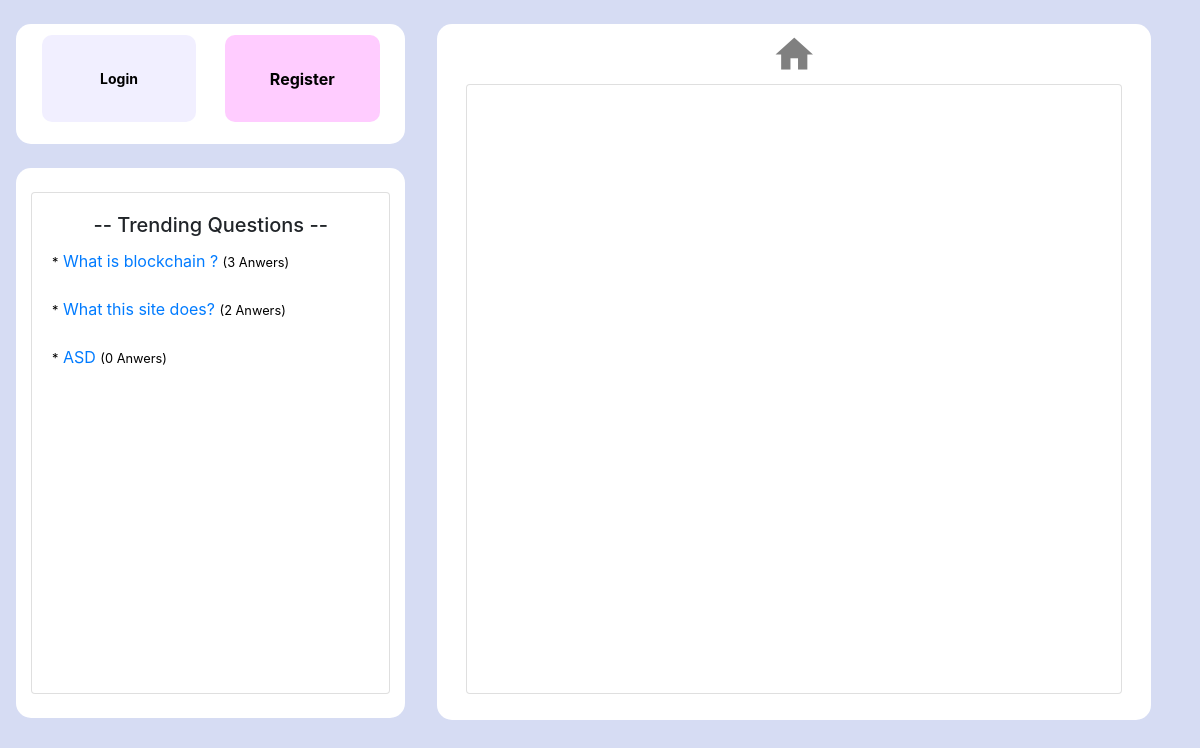
Screenshot of /myanswer/ with the database file from the repository.
### Question_App/models.py (models this page shows, shortened)
class Question(models.Model):
    user=models.ForeignKey(User,on_delete=models.CASCADE)  #user who is logged in
    title=models.CharField(max_length=200) # title of qestion
    question=models.TextField() #question
    created_time= models.DateTimeField(default=datetime.datetime.now()) #question creation time
    answer_count=models.IntegerField(default=0) #total reply or answer count
    qustion_upvote=models.IntegerField(default=0) #question upvote
    question_downvote=models.IntegerField(default=0) #question q

### Question_App/views.py (the view, shortened to what this page needs)
# urls.py: path('myanswer/',views.MyAnswerListView,name='my-answer'),
def MyAnswerListView(request):
    uid=request.user.id
    my_question_list=[]
    my_answer_list=[]
    main_list=[]
    answer_of_loggedin_user=Answer.objects.all().filter(user_id=uid)# asnwers by loggedin user
    context={
        'my_answer_list':main_list,
        'title':'| My Answers'
    }
    return render(request,'ui/my_answer_list.html',context)

### Question_App/templates/ui/my_answer_list.html (shortened to what this page needs)
{% extends "ui/base.html" %}

### Question_App/templates/ui/base.html (shortened to what this page needs)
<!DOCTYPE html>
{% load static %}
<html lang="en">
<head>
  <link rel="stylesheet" href="https://maxcdn.bootstrapcdn.com/bootstrap/4.5.0/css/bootstrap.min.css">
</head>
<body style="background-color:#1030bb2b;" >
  <div class="row ml-3 mr-3 mt-4 mb-2">
      <div class="col-sm-4">
{% if user.is_authenticated %}
        <div class="row" style="height:200px;border-style:none!important;">
          <div class="col-sm-12 bg-white" style="border-radius:15px; ">
            <a href="{% url 'my-question' %}"><button type="submit" class="buttonx btn-sm" style="height:37%; margin-top:4%; font-size:18px; font-weight:600;">My Questions</button></a>
            <a href="{% url 'my-answer' %}"><button type="submit" class="buttonx btn-sm" style="float:right; background-color:#ffccff; height:37%; margin-top:4%; font-size:18px;font-weight:600;">My Answers</button></a>
            <a href="{% url 'question-create' %}"><button type="submit" class="buttonx btn-sm" style="height:37%; margin-top:1%; margin-bottom:3%; font-size:18px; font-weight:600; background-color: #ccffe6;">Ask Question</button></a>
            <a href="{% url 'logout' %}"><button type="submit" class="buttonx btn-sm" style="float:right; background-color: #ffb3b3; height:37%; margin-top:1%; margin-bottom:3%; font-size:18px; font-weight:600;">Logout</button></a>
          </div>
        </div>
{% else %}
        <div class="row" style="height:120px;border-style:none!important;">
          <div class="col-sm-12 bg-white" style="border-radius:15px; ">
            <a href="{% url 'login' %}"><button class="buttonx btn-sm"><strong>Login</strong></button></a>
            <a href="{% url 'register' %}"><button class="buttonx" style="float:right; background-color:#ffccff;"><strong>Register</strong></button></a>
          </div>
        </div>
{% endif %}
        <br>
        {% if user.is_authenticated %}
                <div class="row" style="height:470px;border-style:none!important;">
                  <div class="col-sm-12 bg-white" style="border-radius:15px; ">
                    <br>
                    <div class="card" >
                      <div class="card-body">
                        <h5 class="card-title"style="text-align:center;"> -- Trending Questions --</h5>
                        <div style="overflow-y:auto;height:320px;">
        {% else %}
                <div class="row" style="height:550px;border-style:none!important;">
                  <div class="col-sm-12 bg-white" style="border-radius:15px; ">
                    <br>
                    <div class="card" >
                      <div class="card-body">
                        <h5 class="card-title"style="text-align:center;"> -- Trending Questions --</h5>
                        <div style="overflow-y:auto; height:400px;">
        {% endif %}
                          {% for t in trending_question %}
                            <a href="{% url 'question-detail' t.0 %}" style="text-decoration:none;"><p class="card-text"><small style="color:black;">*</small> {{ t.1 }} <small style="color:black;">({{ t.2 }} Anwers)</small> </p></a><br>
                          {% endfor %}
                        </div>
                        <br>
                      </div>
                    </div>
                  </div>
                </div>
        <br>
      </div>
      <div class="col-sm-8" style="">
        <div class="row">
          <div class="p-3" ></div>
          <div class="col-sm-11 bg-white" style="height:696px; border-radius:15px; ">
            <div class="row pt-2">
                <span class="material-icons" style="font-size:45px;margin:0 auto;"><a href="{% url 'home' %}" style="  text-decoration:none; color:grey;">home</a></span>
          </div>
            <div class="card pb-4"style="margin:1% 2%;">
              <div class="card-body pt-1">
                <div style="overflow-y:auto;height:560px;">
                </div>
              </div>
            </div>
          </div>
        </div>
      </div>
  </div>
</body>
</html>

### Question_App/templates/ui/base.html (style rules this page uses)
.buttonx { background-color: #f1efff; border: none; width:43%; text-align: center; border-radius: 10px; height:73%; margin:3%; outline-style: none!important; float:left; display: block; }

### rows the page displays
Question: question "What is blockchain ?", t "3"
Question: question "What this site does?", user "2"
Question: question "ASD", t "0"
